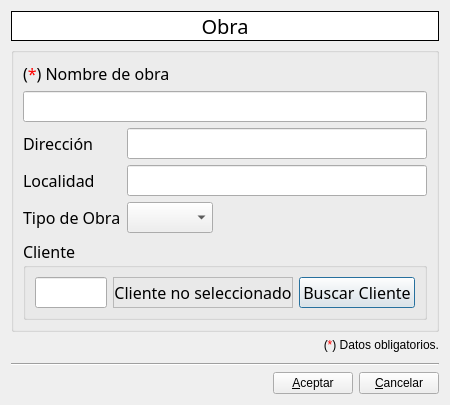
<ui version="4.0" >
 <class>BuildingDlg</class>
 <widget class="QDialog" name="BuildingDlg" >
  <property name="windowModality" >
   <enum>Qt::ApplicationModal</enum>
  </property>
  <property name="geometry" >
   <rect>
    <x>0</x>
    <y>0</y>
    <width>450</width>
    <height>405</height>
   </rect>
  </property>
  <property name="windowTitle" >
   <string>Obra</string>
  </property>
  <property name="windowIcon" >
   <iconset resource="../resources/qzette.qrc" >
    <normaloff>:/app/images/app/building.png</normaloff>:/app/images/app/building.png</iconset>
  </property>
  <layout class="QVBoxLayout" name="verticalLayout_3" >
   <item>
    <widget class="QLabel" name="lb_title" >
     <property name="palette" >
      <palette>
       <active>
        <colorrole role="Base" >
         <brush brushstyle="SolidPattern" >
          <color alpha="255" >
           <red>255</red>
           <green>255</green>
           <blue>255</blue>
          </color>
         </brush>
        </colorrole>
        <colorrole role="Window" >
         <brush brushstyle="SolidPattern" >
          <color alpha="255" >
           <red>255</red>
           <green>255</green>
           <blue>255</blue>
          </color>
         </brush>
        </colorrole>
       </active>
       <inactive>
        <colorrole role="Base" >
         <brush brushstyle="SolidPattern" >
          <color alpha="255" >
           <red>255</red>
           <green>255</green>
           <blue>255</blue>
          </color>
         </brush>
        </colorrole>
        <colorrole role="Window" >
         <brush brushstyle="SolidPattern" >
          <color alpha="255" >
           <red>255</red>
           <green>255</green>
           <blue>255</blue>
          </color>
         </brush>
        </colorrole>
       </inactive>
       <disabled>
        <colorrole role="Base" >
         <brush brushstyle="SolidPattern" >
          <color alpha="255" >
           <red>255</red>
           <green>255</green>
           <blue>255</blue>
          </color>
         </brush>
        </colorrole>
        <colorrole role="Window" >
         <brush brushstyle="SolidPattern" >
          <color alpha="255" >
           <red>255</red>
           <green>255</green>
           <blue>255</blue>
          </color>
         </brush>
        </colorrole>
       </disabled>
      </palette>
     </property>
     <property name="font" >
      <font>
       <family>Trebuchet MS</family>
       <pointsize>15</pointsize>
      </font>
     </property>
     <property name="autoFillBackground" >
      <bool>true</bool>
     </property>
     <property name="frameShape" >
      <enum>QFrame::Box</enum>
     </property>
     <property name="text" >
      <string>Obra</string>
     </property>
     <property name="alignment" >
      <set>Qt::AlignCenter</set>
     </property>
    </widget>
   </item>
   <item>
    <widget class="QGroupBox" name="groupBox" >
     <property name="font" >
      <font>
       <family>Trebuchet MS</family>
       <pointsize>12</pointsize>
      </font>
     </property>
     <property name="title" >
      <string/>
     </property>
     <property name="alignment" >
      <set>Qt::AlignCenter</set>
     </property>
     <property name="checked" >
      <bool>false</bool>
     </property>
     <layout class="QVBoxLayout" name="verticalLayout_2" >
      <item>
       <widget class="QLabel" name="lb_name" >
        <property name="text" >
         <string>&lt;!DOCTYPE HTML PUBLIC "-//W3C//DTD HTML 4.0//EN" "http://www.w3.org/TR/REC-html40/strict.dtd">
&lt;html>&lt;head>&lt;meta name="qrichtext" content="1" />&lt;style type="text/css">
p, li { white-space: pre-wrap; }
&lt;/style>&lt;/head>&lt;body style=" font-family:'Trebuchet MS'; font-size:12pt; font-weight:400; font-style:normal;">
&lt;p style=" margin-top:0px; margin-bottom:0px; margin-left:0px; margin-right:0px; -qt-block-indent:0; text-indent:0px;">(&lt;span style=" color:#ff0000;">*&lt;/span>) Nombre de obra&lt;/p>&lt;/body>&lt;/html></string>
        </property>
       </widget>
      </item>
      <item>
       <widget class="QLineEdit" name="le_name" />
      </item>
      <item>
       <layout class="QGridLayout" name="gridLayout" >
        <item row="0" column="0" >
         <widget class="QLabel" name="lb_address" >
          <property name="text" >
           <string>Dirección</string>
          </property>
         </widget>
        </item>
        <item row="0" column="1" >
         <widget class="QLineEdit" name="le_address" />
        </item>
        <item row="1" column="0" >
         <widget class="QLabel" name="lb_location" >
          <property name="text" >
           <string>Localidad</string>
          </property>
         </widget>
        </item>
        <item row="1" column="1" >
         <widget class="QLineEdit" name="le_location" >
          <property name="text" >
           <string/>
          </property>
         </widget>
        </item>
        <item row="2" column="0" >
         <widget class="QLabel" name="lb_buildingType" >
          <property name="text" >
           <string>Tipo de Obra</string>
          </property>
         </widget>
        </item>
        <item row="2" column="1" >
         <layout class="QHBoxLayout" name="horizontalLayout_3" >
          <item>
           <widget class="QComboBox" name="cb_type" />
          </item>
          <item>
           <spacer name="horizontalSpacer_1" >
            <property name="orientation" >
             <enum>Qt::Horizontal</enum>
            </property>
            <property name="sizeHint" stdset="0" >
             <size>
              <width>40</width>
              <height>20</height>
             </size>
            </property>
           </spacer>
          </item>
         </layout>
        </item>
       </layout>
      </item>
      <item>
       <widget class="QGroupBox" name="groupBox_2" >
        <property name="title" >
         <string>Cliente</string>
        </property>
        <layout class="QVBoxLayout" name="verticalLayout" >
         <item>
          <layout class="QHBoxLayout" name="horizontalLayout_2" >
           <item>
            <widget class="QLineEdit" name="le_customerID" />
           </item>
           <item>
            <widget class="QLabel" name="lb_customer" >
             <property name="sizePolicy" >
              <sizepolicy vsizetype="Preferred" hsizetype="Expanding" >
               <horstretch>0</horstretch>
               <verstretch>0</verstretch>
              </sizepolicy>
             </property>
             <property name="frameShape" >
              <enum>QFrame::StyledPanel</enum>
             </property>
             <property name="text" >
              <string>Cliente no seleccionado</string>
             </property>
             <property name="alignment" >
              <set>Qt::AlignCenter</set>
             </property>
            </widget>
           </item>
           <item>
            <widget class="QPushButton" name="pb_customerSearch" >
             <property name="text" >
              <string>Buscar Cliente</string>
             </property>
             <property name="icon" >
              <iconset resource="../resources/qzette.qrc" >
               <normaloff>:/icons/images/icons/search.png</normaloff>:/icons/images/icons/search.png</iconset>
             </property>
            </widget>
           </item>
          </layout>
         </item>
        </layout>
       </widget>
      </item>
     </layout>
    </widget>
   </item>
   <item>
    <widget class="QLabel" name="label" >
     <property name="text" >
      <string>(&lt;font color='red'>*&lt;/font>) Datos obligatorios.</string>
     </property>
     <property name="alignment" >
      <set>Qt::AlignRight|Qt::AlignTrailing|Qt::AlignVCenter</set>
     </property>
    </widget>
   </item>
   <item>
    <spacer name="verticalSpacer" >
     <property name="orientation" >
      <enum>Qt::Vertical</enum>
     </property>
     <property name="sizeHint" stdset="0" >
      <size>
       <width>20</width>
       <height>40</height>
      </size>
     </property>
    </spacer>
   </item>
   <item>
    <widget class="Line" name="line" >
     <property name="orientation" >
      <enum>Qt::Horizontal</enum>
     </property>
    </widget>
   </item>
   <item>
    <layout class="QHBoxLayout" name="horizontalLayout" >
     <item>
      <spacer name="horizontalSpacer" >
       <property name="orientation" >
        <enum>Qt::Horizontal</enum>
       </property>
       <property name="sizeHint" stdset="0" >
        <size>
         <width>40</width>
         <height>20</height>
        </size>
       </property>
      </spacer>
     </item>
     <item>
      <widget class="QPushButton" name="pb_ok" >
       <property name="text" >
        <string>&amp;Aceptar</string>
       </property>
       <property name="icon" >
        <iconset resource="../resources/qzette.qrc" >
         <normaloff>:/icons/images/icons/ok.png</normaloff>:/icons/images/icons/ok.png</iconset>
       </property>
      </widget>
     </item>
     <item>
      <widget class="QPushButton" name="pb_cancel" >
       <property name="text" >
        <string>&amp;Cancelar</string>
       </property>
       <property name="icon" >
        <iconset resource="../resources/qzette.qrc" >
         <normaloff>:/icons/images/icons/cancel.png</normaloff>:/icons/images/icons/cancel.png</iconset>
       </property>
      </widget>
     </item>
    </layout>
   </item>
  </layout>
 </widget>
 <tabstops>
  <tabstop>le_name</tabstop>
  <tabstop>le_address</tabstop>
  <tabstop>le_location</tabstop>
  <tabstop>cb_type</tabstop>
  <tabstop>pb_customerSearch</tabstop>
  <tabstop>pb_ok</tabstop>
  <tabstop>pb_cancel</tabstop>
 </tabstops>
 <resources>
  <include location="../resources/qzette.qrc" />
 </resources>
 <connections/>
</ui>
